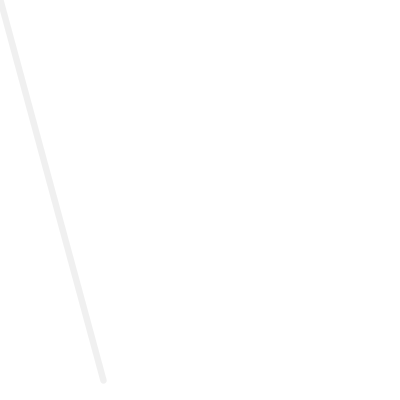
Frame 1 (no input)
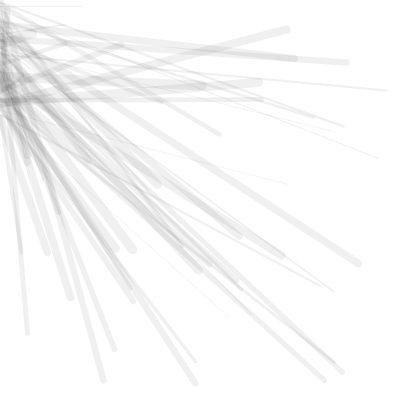
Frame 60 (the mouse pressed at the canvas centre just before this capture)
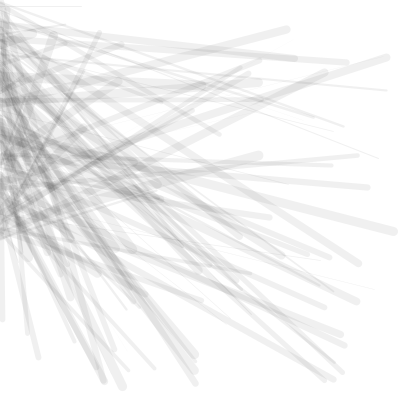
Frame 120 (the mouse held since frame 60 and released just before this capture)

The Processing sketch that drew these frames (run headless with seeded random() and noise(); from frame 60 on, the mouse is pressed at the canvas centre):

// Processing sketch: processing_90669
// ── processing_90669.pde

int alpha = 15;
int Color_val = 0;
int xPos = 0;
int yPos = 0;
int draw_pos = 0;

void setup() {  // setup() runs once
  size(400, 400);
  background(255);
  frameRate(500);
}
 
void draw() { 
  if(xPos > width){
    xPos = 0;
    Color_val += 20;
    draw_pos += 1;  
  }
  if(yPos > height){
    yPos = 0;
    Color_val += 20;
    draw_pos += 1;
  }
  if(Color_val > 255){
    Color_val = 0;
  }   
  if (draw_pos > 3){
   draw_pos = 0;
  } 
  strokeWeight(random(10));
  stroke(Color_val,alpha);
  if (draw_pos == 0){
    line(0,yPos,random(width),random(height));
    yPos += 2;  
  }
  if (draw_pos == 1){
    line(xPos,height,random(width),random(height));
    xPos += 2;  
  }
  if (draw_pos == 2){
    line(width,height-yPos,random(width),random(height));
    yPos += 2;  
  }
  if (draw_pos == 3){
    line(width-xPos,0,random(width),random(height));
    xPos += 2;  
  }
}
